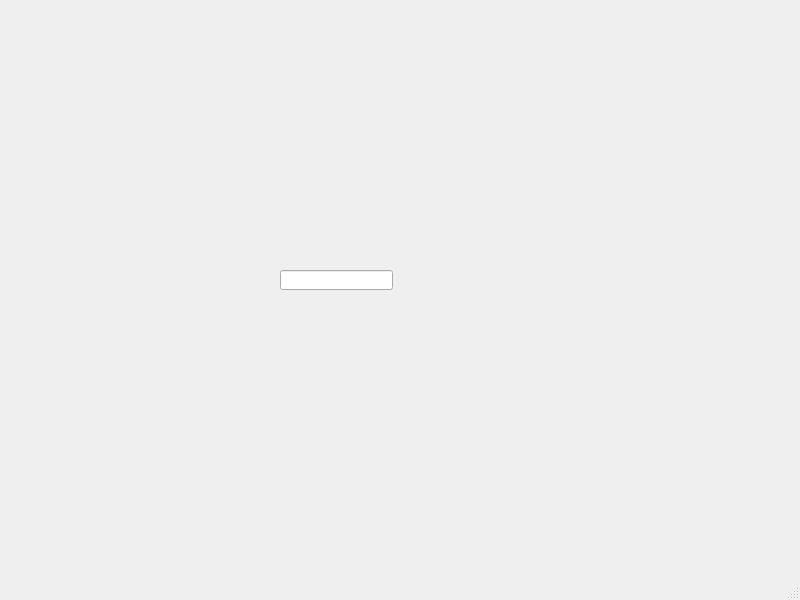
<?xml version="1.0" encoding="UTF-8"?>
<ui version="4.0">
 <class>MainWindow</class>
 <widget class="QMainWindow" name="MainWindow">
  <property name="geometry">
   <rect>
    <x>0</x>
    <y>0</y>
    <width>800</width>
    <height>600</height>
   </rect>
  </property>
  <property name="windowTitle">
   <string>MainWindow</string>
  </property>
  <widget class="QWidget" name="centralwidget">
   <widget class="QLineEdit" name="lineEdit">
    <property name="geometry">
     <rect>
      <x>280</x>
      <y>270</y>
      <width>113</width>
      <height>20</height>
     </rect>
    </property>
   </widget>
  </widget>
  <widget class="QMenuBar" name="menubar">
   <property name="geometry">
    <rect>
     <x>0</x>
     <y>0</y>
     <width>800</width>
     <height>22</height>
    </rect>
   </property>
  </widget>
  <widget class="QStatusBar" name="statusbar"/>
 </widget>
 <resources/>
 <connections/>
</ui>
